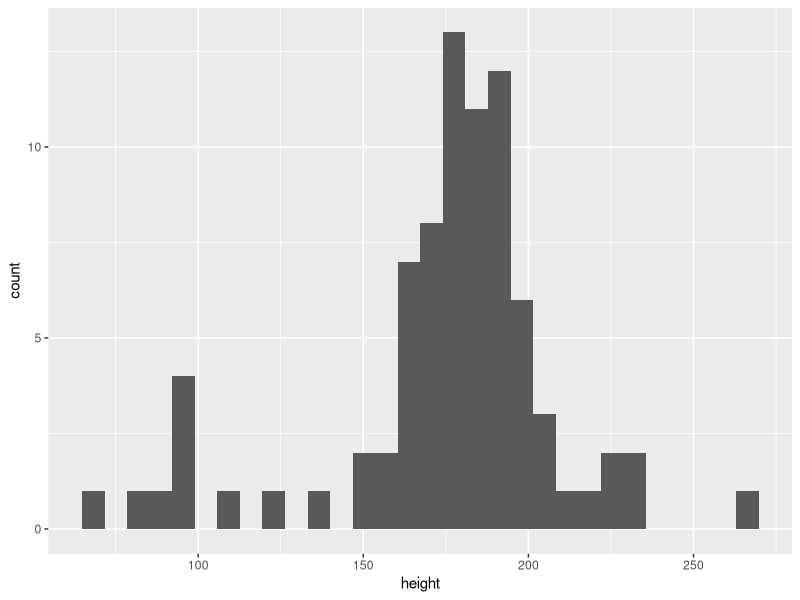

Recreate this plot in R.
## ---- chunk 1
library(tidyverse)

starwars |> 
  ggplot(aes(x = height)) + 
  geom_histogram()
